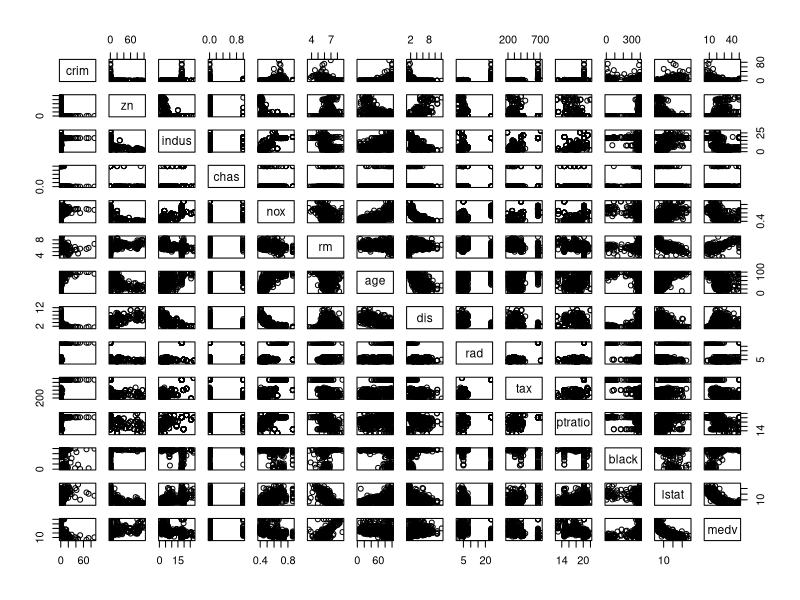
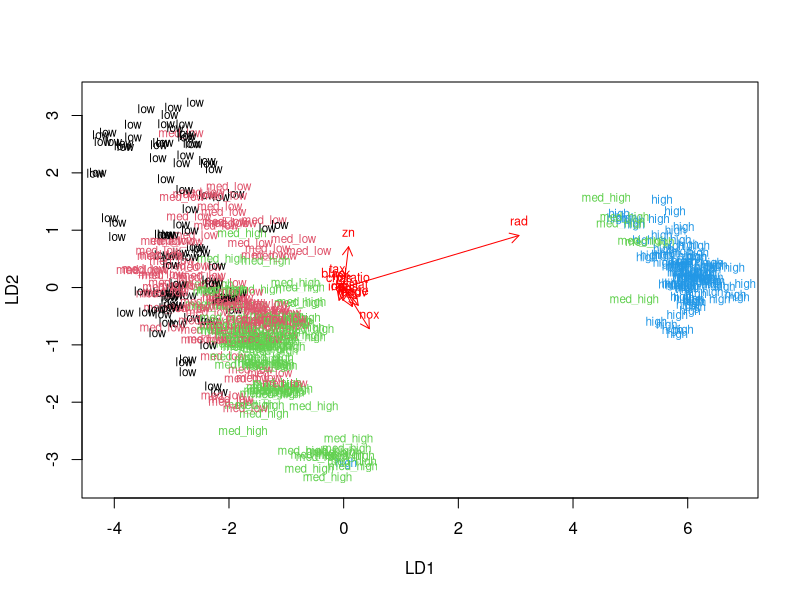

These charts were generated, in order, by the following R code:
## ---- chunk 1
knitr::opts_chunk$set(echo = TRUE)
## ---- chunk 2
library(MASS)
data("Boston")
## ---- chunk 3
dim(Boston)
## ---- chunk 4
str(Boston)
## ---- chunk 5
summary(Boston)
## ---- chunk 6
pairs(Boston)
## ---- chunk 7
boston_scaled <- scale(Boston)
## ---- chunk 8
summary(boston_scaled)
## ---- chunk 9
class(boston_scaled)
## ---- chunk 10
boston_scaled <-as.data.frame(boston_scaled)
## ---- chunk 11
scaled_crim <-boston_scaled$crim
## ---- chunk 12
bins <- quantile(scaled_crim)
## ---- chunk 13
bins
## ---- chunk 14
crime <- cut(scaled_crim, breaks = bins, include.lowest = TRUE, labels = c("low", "med_low", "med_high", "high"))

## ---- chunk 15
table(crime)
## ---- chunk 16
boston_scaled <- dplyr::select(boston_scaled, -crim)
## ---- chunk 17
boston_scaled <- data.frame(boston_scaled, crime)
## ---- chunk 18
n <-nrow(boston_scaled)
## ---- chunk 19
ind <- sample(n,  size = n * 0.8)
## ---- chunk 20
train <- boston_scaled[ind,]
## ---- chunk 21
test <- boston_scaled[-ind,]
## ---- chunk 22
correct_classes <- test$crime
## ---- chunk 23
test <- dplyr::select(test, -crime)
## ---- chunk 24
library("MASS")
## ---- chunk 25
lda.fit <- lda(crime ~ ., data = train)
## ---- chunk 26
lda.fit
## ---- chunk 27
lda.arrows <- function(x, myscale = 1, arrow_heads = 0.1, color = "red", tex = 0.75, choices = c(1,2)){
  heads <- coef(x)
  arrows(x0 = 0, y0 = 0, 
         x1 = myscale * heads[,choices[1]], 
         y1 = myscale * heads[,choices[2]], col=color, length = arrow_heads)
  text(myscale * heads[,choices], labels = row.names(heads), 
       cex = tex, col=color, pos=3)
}
## ---- chunk 28
classes <- as.numeric(train$crime)
## ---- chunk 29
plot(lda.fit, dimen = 2, col = classes, pch = classes)
lda.arrows(lda.fit, myscale = 1)
## ---- chunk 30
lda.pred <- predict(lda.fit, newdata = test)
## ---- chunk 31
table(correct = correct_classes, predicted = lda.pred$class)
